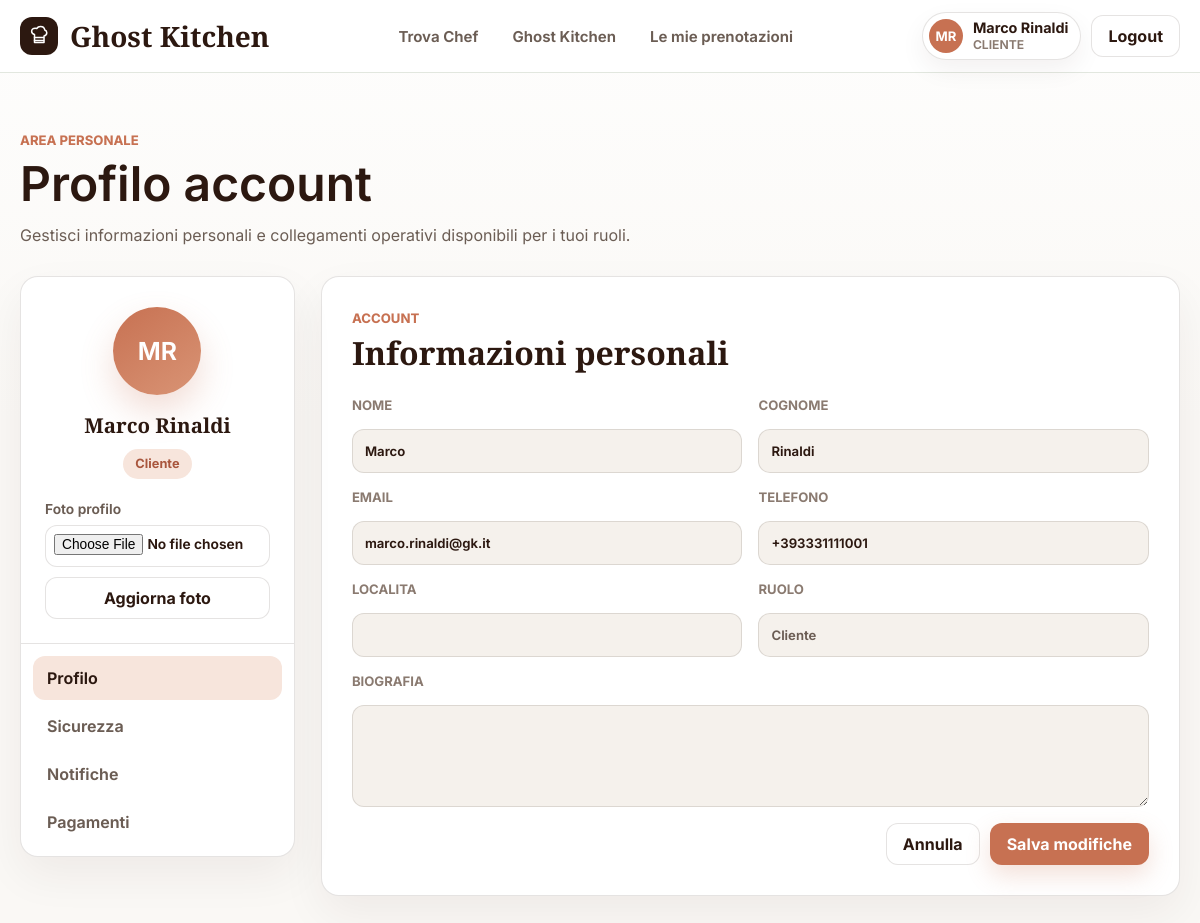
/profilo?edit=1 (signed in), run on an earlier commit of the app's database.
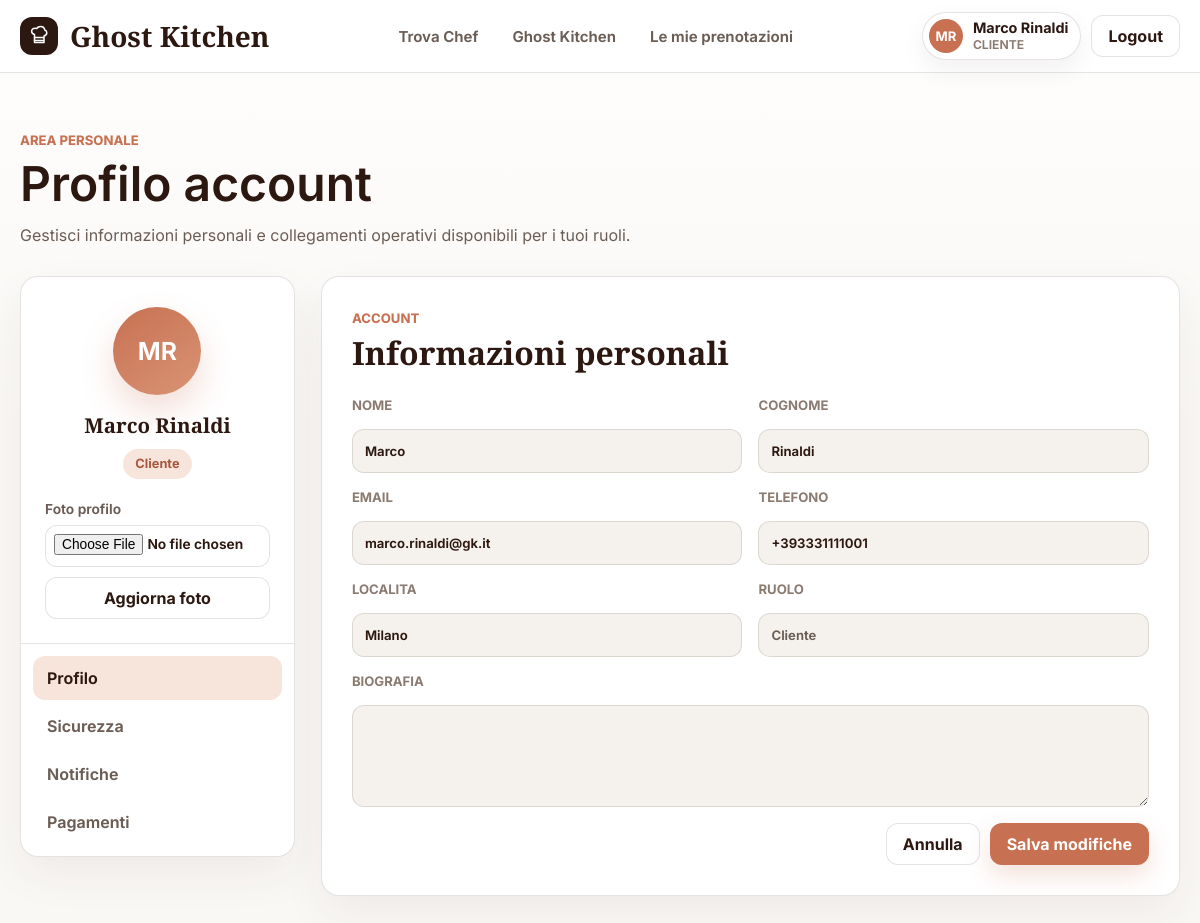
And on a later commit of the database.
### tables this page shows
CREATE TABLE utenti (
  id_utente INT AUTO_INCREMENT PRIMARY KEY,
  nome VARCHAR(100) NOT NULL,
  cognome VARCHAR(100) NOT NULL,
  email VARCHAR(255) NOT NULL,
  password_hash VARCHAR(255) NOT NULL,
  telefono VARCHAR(30) NOT NULL,
  foto_profilo VARCHAR(500) NULL,
  localita VARCHAR(150) NULL,
  biografia TEXT NULL,
  stato VARCHAR(20) NOT NULL DEFAULT 'attivo',
  CONSTRAINT uq_utenti_email UNIQUE (email),
  CONSTRAINT chk_utenti_stato CHECK (stato IN ('attivo', 'sospeso', 'bannato')),
  INDEX idx_utenti_stato (stato)
);

### View/templates/profilo.php (the view, shortened to what the changed rows need)
<?php
$accesso = $accesso ?? [];
$nome = trim((string) (($accesso['nome'] ?? '') . ' ' . ($accesso['cognome'] ?? '')));
$nome = $nome !== '' ? $nome : 'Profilo utente';
$email = (string) ($accesso['email'] ?? '');
$ruoli = is_array($accesso['ruoli'] ?? null) ? $accesso['ruoli'] : [];
$fotoProfilo = (string) ($accesso['fotoProfilo'] ?? '');
$iniziali = strtoupper(substr((string) ($accesso['nome'] ?? 'G'), 0, 1) . substr((string) ($accesso['cognome'] ?? 'K'), 0, 1));
$iniziali = trim($iniziali) !== '' ? $iniziali : 'GK';
$telefono = trim((string) ($accesso['telefono'] ?? $accesso['phone'] ?? ''));
$localita = trim((string) ($accesso['localita'] ?? $accesso['location'] ?? ''));
$bio = trim((string) ($accesso['biografia'] ?? $accesso['bio'] ?? $accesso['descrizione'] ?? $accesso['descrizioneChef'] ?? ''));
$ruoliLabel = $ruoli !== [] ? implode(', ', array_map('ucfirst', $ruoli)) : 'Nessun ruolo assegnato';
$section = (string) ($_GET['section'] ?? 'profilo');
$isEditing = (string) ($_GET['edit'] ?? '') === '1';
$profileNav = [
    ['label' => 'Profilo', 'href' => '/profilo', 'active' => $section === 'profilo'],
    ['label' => 'Sicurezza', 'href' => '/profilo?section=sicurezza', 'active' => $section === 'sicurezza'],
    ['label' => 'Notifiche', 'href' => '/profilo?section=notifiche', 'active' => $section === 'notifiche'],
    ['label' => 'Pagamenti', 'href' => '/profilo?section=pagamenti', 'active' => $section === 'pagamenti'],
];
?>
<section class="profile-page">
    <div class="profile-title">
        <div>
            <h1>Profilo account</h1>
        </div>
    </div>
    <?php if (!empty($messaggioAccesso)): ?>
        <div class="alert"><?= V::e($messaggioAccesso) ?> <a href="<?= V::e(V::url('/login')) ?>">Vai al login</a></div>
    <?php else: ?>
        <div class="account-shell">
            <aside class="account-sidebar" aria-label="Menu profilo">
                <div class="account-card">
                    <span class="profile-avatar" aria-hidden="true">
                        <?php if ($fotoProfilo !== ''): ?>
                            <img src="<?= V::e(V::url($fotoProfilo)) ?>" alt="">
                        <?php else: ?>
                            <?= V::e($iniziali) ?>
                        <?php endif; ?>
                    </span>
                    <h2><?= V::e($nome) ?></h2>
                    <div class="role-stack">
                        <?php foreach ($ruoli as $ruolo): ?>
                            <span class="role-pill"><?= V::e(ucfirst((string) $ruolo)) ?></span>
                        <?php endforeach; ?>
                    </div>
                    <form class="profile-photo-form" method="post" action="<?= V::e(V::url('/profilo')) ?>" enctype="multipart/form-data">
                        <label>Foto profilo <input type="file" name="fotoProfilo" accept=".jpg,.jpeg,.png,.webp,image/jpeg,image/png,image/webp" required></label>
                        <button class="btn btn-ghost" type="submit">Aggiorna foto</button>
                    </form>
                </div>
                <nav class="account-nav">
                    <?php foreach ($profileNav as $item): ?>
                        <a class="<?= $item['active'] ? 'is-active' : '' ?>" href="<?= V::e(V::url($item['href'])) ?>">
                            <?= V::e($item['label']) ?>
                        </a>
                    <?php endforeach; ?>
                </nav>
            </aside>
            <section class="account-main">
                <?php if ($section === 'profilo'): ?>
                <article class="account-panel">
                    <div class="account-panel-head">
                        <div>
                            <span class="eyebrow profile-eyebrow">Account</span>
                            <h2>Informazioni personali</h2>
                        </div>
                    </div>
                    <?php if ($isEditing): ?>
                        <form class="profile-edit-form" method="post" action="<?= V::e(V::url('/profilo')) ?>">
                            <label>Nome
                                <input name="nome" value="<?= V::e((string) ($accesso['nome'] ?? '')) ?>" required>
                            </label>
                            <label>Cognome
                                <input name="cognome" value="<?= V::e((string) ($accesso['cognome'] ?? '')) ?>" required>
                            </label>
                            <label>Email
                                <input type="email" name="email" value="<?= V::e($email) ?>" required>
                            </label>
                            <label>Telefono
                                <input name="telefono" value="<?= V::e($telefono) ?>">
                            </label>
                            <label>Localita
                                <input name="localita" value="<?= V::e($localita) ?>">
                            </label>
                            <label>Ruolo
                                <input value="<?= V::e($ruoliLabel) ?>" disabled>
                            </label>
                            <label class="is-wide">Biografia
                                <textarea name="biografia" rows="5"><?= V::e($bio) ?></textarea>
                            </label>
                            <div class="form-actions is-wide">
                                <a class="btn btn-ghost" href="<?= V::e(V::url('/profilo')) ?>">Annulla</a>
                                <button class="btn btn-accent" type="submit">Salva modifiche</button>
                            </div>
                        </form>
                    <?php endif; ?>
                </article>
                <?php endif; ?>
            </section>
        </div>
    <?php endif; ?>
</section>

### View/templates/layout.php (shortened to what the changed rows need)
<?php
$utenteNome = $utenteCorrente !== null ? trim((string) (($utenteCorrente['nome'] ?? '') . ' ' . ($utenteCorrente['cognome'] ?? ''))) : '';
$utenteNome = $utenteNome !== '' ? $utenteNome : 'Account';
$utenteRuolo = $utenteCorrente !== null ? (string) ($utenteCorrente['ruolo'] ?? 'utente') : '';
$fotoProfilo = $utenteCorrente !== null ? (string) ($utenteCorrente['fotoProfilo'] ?? '') : '';
$iniziali = '';
if ($utenteCorrente !== null) {
    $iniziali = strtoupper(substr((string) ($utenteCorrente['nome'] ?? 'A'), 0, 1) . substr((string) ($utenteCorrente['cognome'] ?? ''), 0, 1));
    $iniziali = trim($iniziali) !== '' ? $iniziali : 'GK';
}
?>
<!doctype html>
<html lang="it">
<head>
    <link rel="stylesheet" href="<?= V::e(V::asset('css/app.css')) ?>">
</head>
<body>
<header class="site-header">
    <nav class="navbar">
        <div class="nav-user">
            <?php if ($utenteCorrente !== null): ?>
                <a class="user-menu" href="<?= V::e(V::url('/profilo')) ?>" aria-label="Apri profilo utente">
                    <span class="user-avatar" aria-hidden="true">
                        <?php if ($fotoProfilo !== ''): ?>
                            <img src="<?= V::e(V::url($fotoProfilo)) ?>" alt="">
                        <?php else: ?>
                            <?= V::e($iniziali) ?>
                        <?php endif; ?>
                    </span>
                    <span class="user-copy">
                        <strong><?= V::e($utenteNome) ?></strong>
                        <span><?= V::e($utenteRuolo !== '' ? $utenteRuolo : 'account') ?></span>
                    </span>
                </a>
                <a class="btn btn-ghost" href="<?= V::e(V::url('/logout')) ?>">Logout</a>
            <?php else: ?>
                <a class="btn btn-ghost" href="<?= V::e(V::url('/login')) ?>">Accedi</a>
            <?php endif; ?>
        </div>
    </nav>
</header>
<main>
    <?php require $contentTemplate; ?>
</main>
</body>
</html>

What changed in the data, as far as the page shows it:
changed utenti "MR": localita (not shown) → "Milano"
